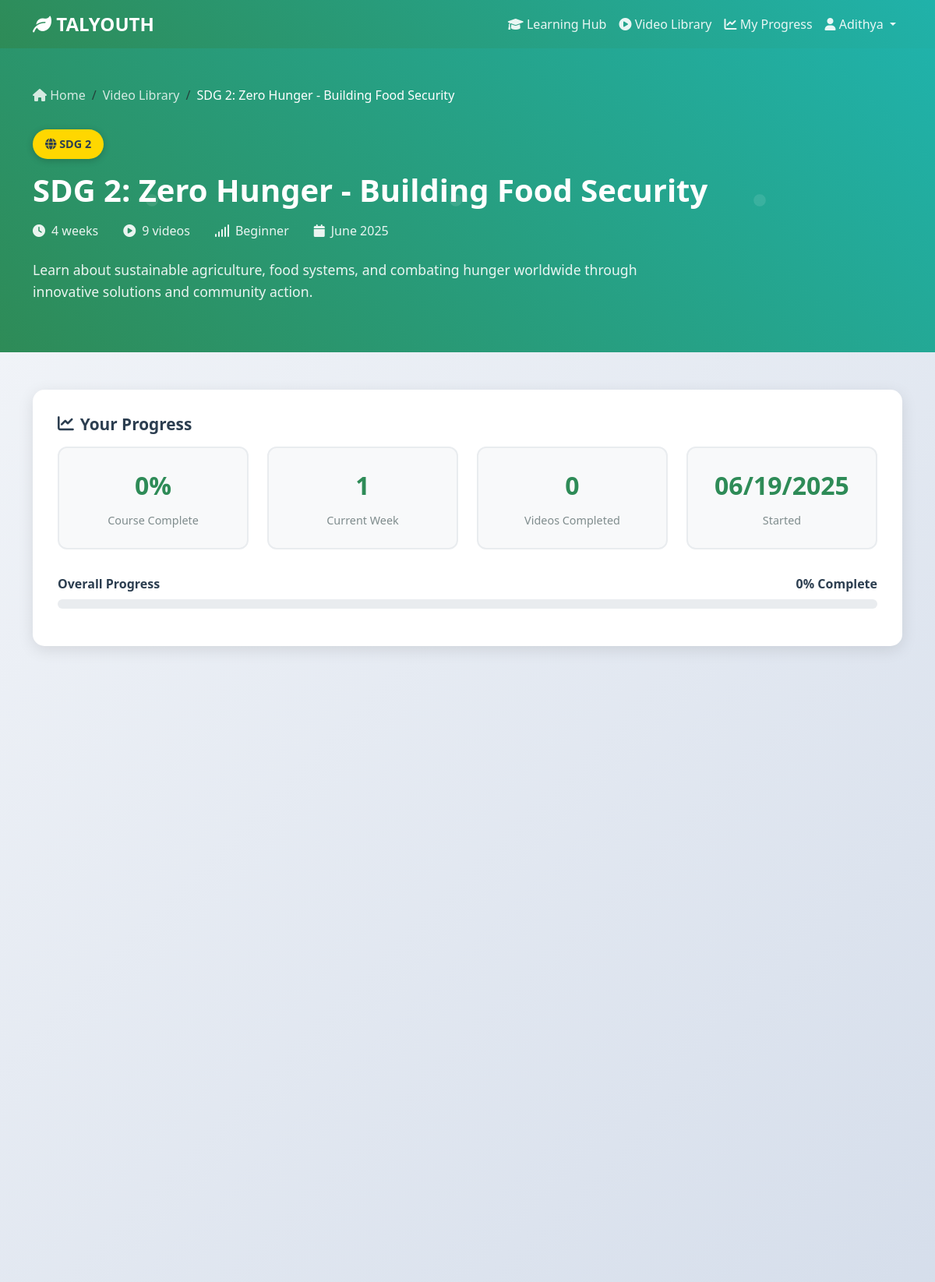
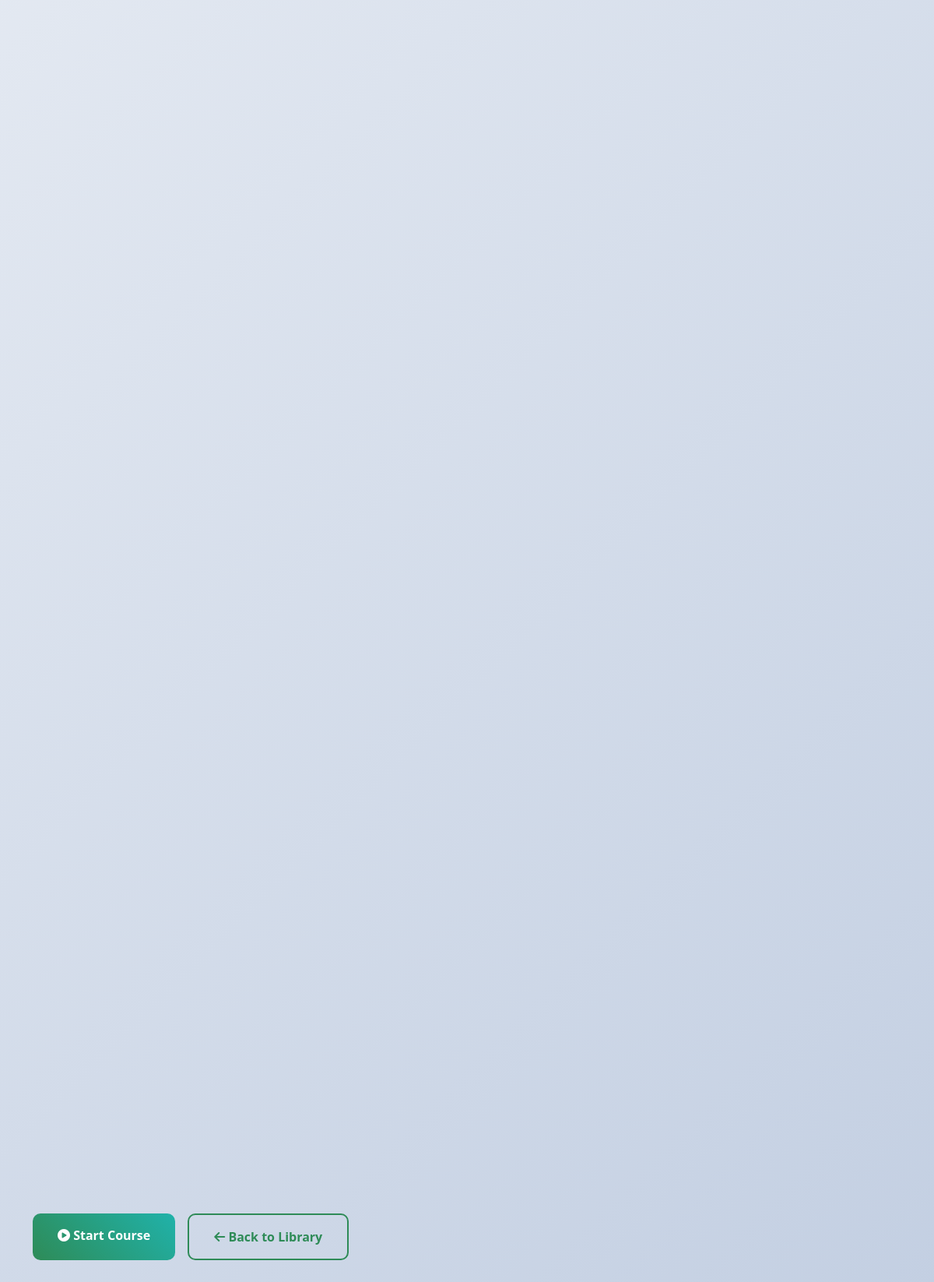
The app's page /course/1 (signed in) with its own data (2 pictures, top to bottom).
### app_local.py (models this page shows, shortened)
class User(UserMixin, db.Model):
    id = db.Column(db.Integer, primary_key=True)
    email = db.Column(db.String(120), unique=True, nullable=False)
    password_hash = db.Column(db.String(256), nullable=False)
    first_name = db.Column(db.String(64), nullable=False)
    last_name = db.Column(db.String(64), nullable=False)
    age = db.Column(db.Integer)
    location = db.Column(db.String(100))
    user_type = db.Column(db.String(20), nullable=False)
    created_at = db.Column(db.DateTime, default=datetime.utcnow)
    is_active = db.Column(db.Boolean, default=True)
    last_login = db.Column(db.DateTime)
    participant_profile = db.relationship('ParticipantProfile', backref='user', uselist=False)
    mentor_profile = db.relationship('MentorProfile', backref='user', uselist=False)

class Course(db.Model):
    id = db.Column(db.Integer, primary_key=True)
    title = db.Column(db.String(200), nullable=False)
    description = db.Column(db.Text)
    sdg_focus = db.Column(db.Integer, nullable=False)
    difficulty_level = db.Column(db.String(20), default='Beginner')
    duration_weeks = db.Column(db.Integer, default=4)
    thumbnail_url = db.Column(db.String(300))
    created_at = db.Column(db.DateTime, default=datetime.utcnow)
    is_active = db.Column(db.Boolean, default=True)
    videos = db.relationship('Video', backref='course', lazy='dynamic')
    course_progress = db.relationship('CourseProgress', backref='course')

class CourseProgress(db.Model):
    id = db.Column(db.Integer, primary_key=True)
    participant_id = db.Column(db.Integer, db.ForeignKey('participant_profile.id'), nullable=False)
    course_id = db.Column(db.Integer, db.ForeignKey('course.id'), nullable=False)
    current_week = db.Column(db.Integer, default=1)
    completion_percentage = db.Column(db.Integer, default=0)
    started_at = db.Column(db.DateTime, default=datetime.utcnow)
    completed_at = db.Column(db.DateTime)
    video_progress = db.relationship('VideoProgress', backref='course_progress')

### app_local.py (the view, shortened to what this page needs)
    @app.route('/course/<int:course_id>')
    @login_required
    def course_detail(course_id):
        if current_user.user_type not in ['participant', 'mentor']:
            flash('Access denied.', 'error')
            return redirect(url_for('index'))
        course = Course.query.get_or_404(course_id)
        videos_by_week = {}
        videos = Video.query.filter_by(course_id=course_id).order_by(Video.week_number, Video.order_in_week).all()
        for video in videos:
            if video.week_number not in videos_by_week:
                videos_by_week[video.week_number] = []
            videos_by_week[video.week_number].append(video)
        course_progress = None
        if current_user.user_type == 'participant' and current_user.participant_profile:
            course_progress = CourseProgress.query.filter_by(
                participant_id=current_user.participant_profile.id,
                course_id=course_id
            ).first()
        return render_template('course_detail.html',
                             course=course,
                             videos_by_week=videos_by_week,
                             course_progress=course_progress)

### templates/course_detail.html (shortened to what this page needs)
<!DOCTYPE html>
<html lang="en">
<head>
    <link href="https://cdn.jsdelivr.net/npm/bootstrap@5.3.0/dist/css/bootstrap.min.css" rel="stylesheet">
    <link href="https://cdnjs.cloudflare.com/ajax/libs/font-awesome/6.0.0/css/all.min.css" rel="stylesheet">
</head>
<body>
    <nav class="navbar navbar-expand-lg navbar-dark">
        <div class="container">
            <a class="navbar-brand" href="{{ url_for('index') }}">
                <i class="fas fa-leaf"></i> TALYOUTH
            </a>
            <div class="collapse navbar-collapse" id="navbarNav">
                <ul class="navbar-nav ms-auto">
                    <li class="nav-item">
                        <a class="nav-link" href="{{ url_for('learning_hub') }}">
                            <i class="fas fa-graduation-cap"></i> Learning Hub
                        </a>
                    </li>
                    <li class="nav-item">
                        <a class="nav-link" href="{{ url_for('video_library') }}">
                            <i class="fas fa-play-circle"></i> Video Library
                        </a>
                    </li>
                    {% if current_user.user_type == 'participant' %}
                    <li class="nav-item">
                        <a class="nav-link" href="{{ url_for('student_progress') }}">
                            <i class="fas fa-chart-line"></i> My Progress
                        </a>
                    </li>
                    {% endif %}
                    <li class="nav-item dropdown">
                        <a class="nav-link dropdown-toggle" href="#" id="navbarDropdown" role="button" data-bs-toggle="dropdown">
                            <i class="fas fa-user"></i> {{ current_user.first_name }}
                        </a>
                    </li>
                </ul>
            </div>
        </div>
    </nav>
    <section class="course-header">
        <div class="container">
            <div class="course-header-content">
                <nav aria-label="breadcrumb">
                    <ol class="breadcrumb">
                        <li class="breadcrumb-item">
                            <a href="{{ url_for('index') }}">
                                <i class="fas fa-home"></i> Home
                            </a>
                        </li>
                        <li class="breadcrumb-item">
                            <a href="{{ url_for('video_library') }}">Video Library</a>
                        </li>
                        <li class="breadcrumb-item active">{{ course.title }}</li>
                    </ol>
                </nav>
                <div class="sdg-badge">
                    <i class="fas fa-globe"></i> SDG {{ course.sdg_focus }}
                </div>
                <h1 class="course-title">{{ course.title }}</h1>
                <div class="course-meta">
                    <div class="meta-item">
                        <i class="fas fa-clock"></i>
                        <span>{{ course.duration_weeks }} weeks</span>
                    </div>
                    <div class="meta-item">
                        <i class="fas fa-play-circle"></i>
                        <span>{{ course.videos.count() }} videos</span>
                    </div>
                    <div class="meta-item">
                        <i class="fas fa-signal"></i>
                        <span>{{ course.difficulty_level }}</span>
                    </div>
                    <div class="meta-item">
                        <i class="fas fa-calendar"></i>
                        <span>{{ course.created_at.strftime('%B %Y') }}</span>
                    </div>
                </div>
                <p class="course-description">{{ course.description }}</p>
            </div>
        </div>
    </section>
    <section class="course-content">
        <div class="container">
            {% if current_user.user_type == 'participant' and course_progress %}
            <div class="progress-card">
                <h3 class="progress-title">
                    <i class="fas fa-chart-line"></i> Your Progress
                </h3>
                <div class="progress-stats">
                    <div class="stat-item">
                        <span class="stat-number">{{ course_progress.completion_percentage }}%</span>
                        <span class="stat-label">Course Complete</span>
                    </div>
                    <div class="stat-item">
                        <span class="stat-number">{{ course_progress.current_week }}</span>
                        <span class="stat-label">Current Week</span>
                    </div>
                    <div class="stat-item">
                        <span class="stat-number">
                            {% set completed_videos = course_progress.video_progress|selectattr('is_completed')|list|length %}
                            {{ completed_videos }}
                        </span>
                        <span class="stat-label">Videos Completed</span>
                    </div>
                    <div class="stat-item">
                        <span class="stat-number">
                            {{ course_progress.started_at.strftime('%m/%d/%Y') if course_progress.started_at else 'Not started' }}
                        </span>
                        <span class="stat-label">Started</span>
                    </div>
                </div>
                <div class="progress-bar-container">
                    <div class="progress-label">
                        <span>Overall Progress</span>
                        <span>{{ course_progress.completion_percentage }}% Complete</span>
                    </div>
                    <div class="progress">
                    </div>
                </div>
            </div>
            {% endif %}
            <div class="weeks-container">
            </div>
            <div class="action-buttons">
                {% if current_user.user_type == 'participant' %}
                    {% if course_progress and course_progress.completion_percentage > 0 %}
                        <a href="{{ url_for('watch_video', video_id=videos_by_week[1][0].id) }}" class="btn btn-primary">
                            <i class="fas fa-play"></i> Continue Learning
                        </a>
                    {% else %}
                        <a href="{{ url_for('watch_video', video_id=videos_by_week[1][0].id) }}" class="btn btn-primary">
                            <i class="fas fa-play-circle"></i> Start Course
                        </a>
                    {% endif %}
                {% else %}
                    <a href="{{ url_for('watch_video', video_id=videos_by_week[1][0].id) }}" class="btn btn-primary">
                        <i class="fas fa-eye"></i> Preview Course
                    </a>
                {% endif %}
                <a href="{{ url_for('video_library') }}" class="btn btn-outline-primary">
                    <i class="fas fa-arrow-left"></i> Back to Library
                </a>
            </div>
        </div>
    </section>
</body>
</html>

### templates/course_detail.html (style rules this page uses)
:root { --primary-color: #2E8B57; --secondary-color: #FFD700; --accent-color: #FF6B35; --text-dark: #2C3E50; --text-light: #7F8C8D; --bg-light: #F8F9FA; }
body { background: linear-gradient(135deg, #f5f7fa 0%, #c3cfe2 100%); min-height: 100vh; font-family: 'Segoe UI', Tahoma, Geneva, Verdana, sans-serif; }
.navbar { background: linear-gradient(45deg, var(--primary-color), #20B2AA) !important; box-shadow: 0 2px 20px rgba(0,0,0,0.1); }
.navbar-brand { font-weight: bold; font-size: 1.5rem; }
.navbar-nav .nav-link { color: rgba(255,255,255,0.9) !important; font-weight: 500; transition: color 0.3s ease; }
.course-header { background: linear-gradient(45deg, var(--primary-color), #20B2AA); color: white; padding: 3rem 0; position: relative; overflow: hidden; }
.course-header::before { content: ''; position: absolute; top: 0; left: 0; right: 0; bottom: 0; animation: float 20s infinite linear; }
.course-header-content { position: relative; z-index: 1; }
.breadcrumb { background: none; padding: 0; margin-bottom: 2rem; }
.breadcrumb-item a { color: rgba(255,255,255,0.8); text-decoration: none; }
.breadcrumb-item.active { color: white; }
.course-title { font-size: 2.5rem; font-weight: bold; margin-bottom: 1rem; }
.course-meta { display: flex; gap: 2rem; margin-bottom: 1.5rem; flex-wrap: wrap; }
.meta-item { display: flex; align-items: center; gap: 0.5rem; font-size: 1rem; opacity: 0.9; }
.sdg-badge { background: var(--secondary-color); color: var(--text-dark); padding: 0.5rem 1rem; border-radius: 20px; font-weight: bold; font-size: 0.9rem; display: inline-block; margin-bottom: 1rem; box-shadow: 0 2px 10px rgba(0,0,0,0.2); }
.course-description { font-size: 1.1rem; line-height: 1.6; opacity: 0.9; max-width: 800px; }
.course-content { padding: 3rem 0; }
.progress-card { background: white; border-radius: 15px; padding: 2rem; box-shadow: 0 5px 20px rgba(0,0,0,0.1); margin-bottom: 2rem; }
.progress-title { font-size: 1.3rem; font-weight: bold; color: var(--text-dark); margin-bottom: 1rem; display: flex; align-items: center; gap: 0.5rem; }
.progress-stats { display: grid; grid-template-columns: repeat(auto-fit, minmax(200px, 1fr)); gap: 1.5rem; margin-bottom: 2rem; }
.stat-item { text-align: center; padding: 1.5rem; background: var(--bg-light); border-radius: 12px; border: 2px solid #E9ECEF; transition: all 0.3s ease; }
.stat-number { font-size: 2rem; font-weight: bold; color: var(--primary-color); display: block; margin-bottom: 0.5rem; }
.stat-label { color: var(--text-light); font-size: 0.9rem; }
.progress-bar-container { margin-bottom: 1rem; }
.progress-label { display: flex; justify-content: space-between; margin-bottom: 0.5rem; font-weight: 600; color: var(--text-dark); }
.progress { height: 12px; border-radius: 10px; background-color: #E9ECEF; overflow: hidden; }
.weeks-container { display: grid; gap: 2rem; }
.action-buttons { display: flex; gap: 1rem; margin-top: 2rem; flex-wrap: wrap; }
.btn-primary { background: linear-gradient(45deg, var(--primary-color), #20B2AA); border: none; border-radius: 10px; padding: 1rem 2rem; font-weight: 600; transition: all 0.3s ease; text-decoration: none; }
.btn-outline-primary { border: 2px solid var(--primary-color); color: var(--primary-color); border-radius: 10px; padding: 1rem 2rem; font-weight: 600; transition: all 0.3s ease; background: transparent; text-decoration: none; }

### records on screen
User: first_name "Adithya"
Course: title "SDG 2: Zero Hunger - Building Food Security", sdg_focus "2", duration_weeks "4", difficulty_level "Beginner", created_at "June 2025", description "Learn about sustainable agriculture, food systems, and combating hunger worldwide through innovative solutions and community action."
CourseProgress: completion_percentage "0", current_week "1", started_at "06/19/2025"

### other values on screen
{{ course.videos.count() }} "9"
{{ completed_videos }} "0"
